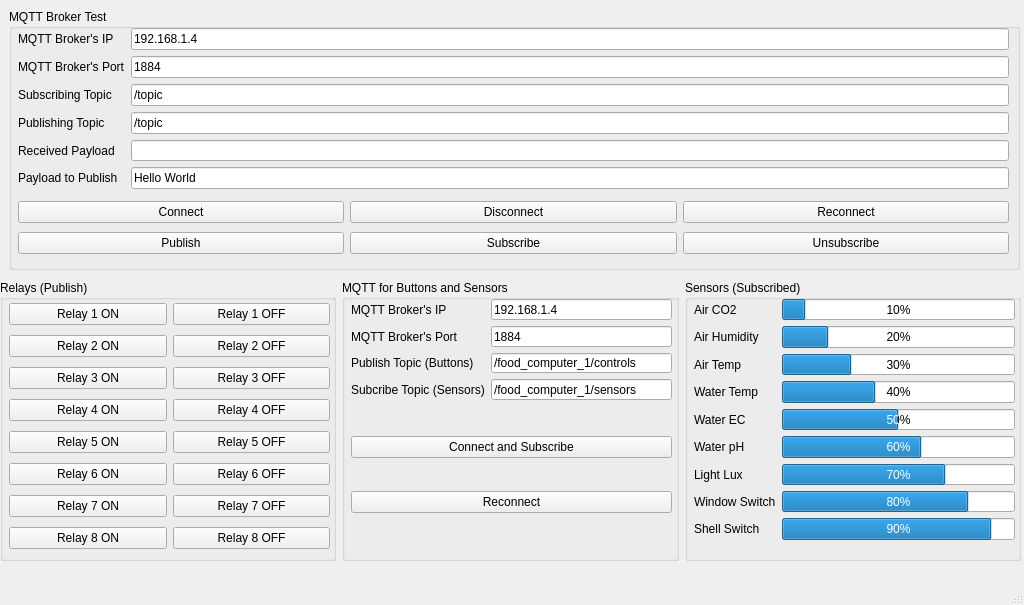
<?xml version="1.0" encoding="UTF-8"?>
<ui version="4.0">
 <class>MainWindow</class>
 <widget class="QMainWindow" name="MainWindow">
  <property name="geometry">
   <rect>
    <x>0</x>
    <y>0</y>
    <width>1024</width>
    <height>605</height>
   </rect>
  </property>
  <property name="sizePolicy">
   <sizepolicy hsizetype="Preferred" vsizetype="Preferred">
    <horstretch>0</horstretch>
    <verstretch>0</verstretch>
   </sizepolicy>
  </property>
  <property name="minimumSize">
   <size>
    <width>1024</width>
    <height>605</height>
   </size>
  </property>
  <property name="maximumSize">
   <size>
    <width>1024</width>
    <height>605</height>
   </size>
  </property>
  <property name="windowTitle">
   <string>Food Computer MQTT Test</string>
  </property>
  <property name="windowIcon">
   <iconset>
    <normaloff>leaf.png</normaloff>leaf.png</iconset>
  </property>
  <widget class="QWidget" name="centralwidget">
   <widget class="QWidget" name="horizontalLayoutWidget">
    <property name="geometry">
     <rect>
      <x>0</x>
      <y>280</y>
      <width>1021</width>
      <height>281</height>
     </rect>
    </property>
    <layout class="QHBoxLayout" name="horizontalLayout">
     <item>
      <widget class="QGroupBox" name="groupBox">
       <property name="title">
        <string>Relays (Publish)</string>
       </property>
       <widget class="QWidget" name="gridLayoutWidget">
        <property name="geometry">
         <rect>
          <x>9</x>
          <y>19</y>
          <width>321</width>
          <height>257</height>
         </rect>
        </property>
        <layout class="QGridLayout" name="gridLayout">
         <item row="4" column="0">
          <widget class="QPushButton" name="pushButton_5">
           <property name="text">
            <string>Relay 3 ON</string>
           </property>
          </widget>
         </item>
         <item row="8" column="1">
          <widget class="QPushButton" name="pushButton_14">
           <property name="text">
            <string>Relay 7 OFF</string>
           </property>
          </widget>
         </item>
         <item row="2" column="1">
          <widget class="QPushButton" name="pushButton_2">
           <property name="text">
            <string>Relay 1 OFF</string>
           </property>
          </widget>
         </item>
         <item row="5" column="1">
          <widget class="QPushButton" name="pushButton_8">
           <property name="text">
            <string>Relay 4 OFF</string>
           </property>
          </widget>
         </item>
         <item row="2" column="0">
          <widget class="QPushButton" name="pushButton_1">
           <property name="text">
            <string>Relay 1 ON</string>
           </property>
          </widget>
         </item>
         <item row="7" column="0">
          <widget class="QPushButton" name="pushButton_11">
           <property name="text">
            <string>Relay 6 ON</string>
           </property>
          </widget>
         </item>
         <item row="4" column="1">
          <widget class="QPushButton" name="pushButton_6">
           <property name="text">
            <string>Relay 3 OFF</string>
           </property>
          </widget>
         </item>
         <item row="8" column="0">
          <widget class="QPushButton" name="pushButton_13">
           <property name="text">
            <string>Relay 7 ON</string>
           </property>
          </widget>
         </item>
         <item row="3" column="0">
          <widget class="QPushButton" name="pushButton_3">
           <property name="text">
            <string>Relay 2 ON</string>
           </property>
          </widget>
         </item>
         <item row="6" column="0">
          <widget class="QPushButton" name="pushButton_9">
           <property name="text">
            <string>Relay 5 ON</string>
           </property>
          </widget>
         </item>
         <item row="3" column="1">
          <widget class="QPushButton" name="pushButton_4">
           <property name="text">
            <string>Relay 2 OFF</string>
           </property>
          </widget>
         </item>
         <item row="9" column="0">
          <widget class="QPushButton" name="pushButton_15">
           <property name="text">
            <string>Relay 8 ON</string>
           </property>
          </widget>
         </item>
         <item row="5" column="0">
          <widget class="QPushButton" name="pushButton_7">
           <property name="text">
            <string>Relay 4 ON</string>
           </property>
          </widget>
         </item>
         <item row="7" column="1">
          <widget class="QPushButton" name="pushButton_12">
           <property name="text">
            <string>Relay 6 OFF</string>
           </property>
          </widget>
         </item>
         <item row="6" column="1">
          <widget class="QPushButton" name="pushButton_10">
           <property name="text">
            <string>Relay 5 OFF</string>
           </property>
          </widget>
         </item>
         <item row="9" column="1">
          <widget class="QPushButton" name="pushButton_16">
           <property name="text">
            <string>Relay 8 OFF</string>
           </property>
          </widget>
         </item>
        </layout>
       </widget>
      </widget>
     </item>
     <item>
      <widget class="QGroupBox" name="groupBox_2">
       <property name="title">
        <string>MQTT for Buttons and Sensors</string>
       </property>
       <widget class="QWidget" name="formLayoutWidget_2">
        <property name="geometry">
         <rect>
          <x>9</x>
          <y>19</y>
          <width>321</width>
          <height>101</height>
         </rect>
        </property>
        <layout class="QFormLayout" name="formLayout_2">
         <property name="fieldGrowthPolicy">
          <enum>QFormLayout::AllNonFixedFieldsGrow</enum>
         </property>
         <item row="0" column="0">
          <widget class="QLabel" name="label_10">
           <property name="text">
            <string>MQTT Broker's IP</string>
           </property>
          </widget>
         </item>
         <item row="0" column="1">
          <widget class="QLineEdit" name="lineEdit_1">
           <property name="text">
            <string>192.168.1.4</string>
           </property>
          </widget>
         </item>
         <item row="1" column="0">
          <widget class="QLabel" name="label_11">
           <property name="text">
            <string>MQTT Broker's Port</string>
           </property>
          </widget>
         </item>
         <item row="1" column="1">
          <widget class="QLineEdit" name="lineEdit_2">
           <property name="text">
            <string>1884</string>
           </property>
          </widget>
         </item>
         <item row="2" column="1">
          <widget class="QLineEdit" name="lineEdit_3">
           <property name="text">
            <string>/food_computer_1/controls</string>
           </property>
          </widget>
         </item>
         <item row="3" column="0">
          <widget class="QLabel" name="label_13">
           <property name="text">
            <string>Subcribe Topic (Sensors)</string>
           </property>
          </widget>
         </item>
         <item row="3" column="1">
          <widget class="QLineEdit" name="lineEdit_4">
           <property name="text">
            <string>/food_computer_1/sensors</string>
           </property>
          </widget>
         </item>
         <item row="2" column="0">
          <widget class="QLabel" name="label_12">
           <property name="text">
            <string>Publish Topic (Buttons)</string>
           </property>
          </widget>
         </item>
        </layout>
       </widget>
       <widget class="QWidget" name="gridLayoutWidget_2">
        <property name="geometry">
         <rect>
          <x>9</x>
          <y>129</y>
          <width>321</width>
          <height>131</height>
         </rect>
        </property>
        <layout class="QGridLayout" name="gridLayout_2">
         <item row="1" column="0">
          <widget class="QPushButton" name="pushButton_17">
           <property name="text">
            <string>Connect and Subscribe</string>
           </property>
          </widget>
         </item>
         <item row="2" column="0">
          <widget class="QPushButton" name="pushButton_18">
           <property name="text">
            <string>Reconnect</string>
           </property>
          </widget>
         </item>
        </layout>
       </widget>
      </widget>
     </item>
     <item>
      <widget class="QGroupBox" name="groupBox_3">
       <property name="title">
        <string>Sensors (Subscribed)</string>
       </property>
       <widget class="QWidget" name="formLayoutWidget">
        <property name="geometry">
         <rect>
          <x>9</x>
          <y>19</y>
          <width>321</width>
          <height>241</height>
         </rect>
        </property>
        <layout class="QFormLayout" name="formLayout">
         <property name="fieldGrowthPolicy">
          <enum>QFormLayout::AllNonFixedFieldsGrow</enum>
         </property>
         <item row="0" column="0">
          <widget class="QLabel" name="label">
           <property name="text">
            <string>Air CO2</string>
           </property>
          </widget>
         </item>
         <item row="0" column="1">
          <widget class="QProgressBar" name="progressBar_1">
           <property name="value">
            <number>10</number>
           </property>
          </widget>
         </item>
         <item row="1" column="0">
          <widget class="QLabel" name="label_2">
           <property name="text">
            <string>Air Humidity</string>
           </property>
          </widget>
         </item>
         <item row="1" column="1">
          <widget class="QProgressBar" name="progressBar_2">
           <property name="value">
            <number>20</number>
           </property>
          </widget>
         </item>
         <item row="2" column="0">
          <widget class="QLabel" name="label_3">
           <property name="text">
            <string>Air Temp</string>
           </property>
          </widget>
         </item>
         <item row="2" column="1">
          <widget class="QProgressBar" name="progressBar_3">
           <property name="value">
            <number>30</number>
           </property>
          </widget>
         </item>
         <item row="3" column="0">
          <widget class="QLabel" name="label_4">
           <property name="text">
            <string>Water Temp</string>
           </property>
          </widget>
         </item>
         <item row="3" column="1">
          <widget class="QProgressBar" name="progressBar_4">
           <property name="value">
            <number>40</number>
           </property>
          </widget>
         </item>
         <item row="4" column="0">
          <widget class="QLabel" name="label_5">
           <property name="text">
            <string>Water EC</string>
           </property>
          </widget>
         </item>
         <item row="4" column="1">
          <widget class="QProgressBar" name="progressBar_5">
           <property name="value">
            <number>50</number>
           </property>
          </widget>
         </item>
         <item row="5" column="0">
          <widget class="QLabel" name="label_6">
           <property name="text">
            <string>Water pH</string>
           </property>
          </widget>
         </item>
         <item row="5" column="1">
          <widget class="QProgressBar" name="progressBar_6">
           <property name="value">
            <number>60</number>
           </property>
          </widget>
         </item>
         <item row="6" column="0">
          <widget class="QLabel" name="label_7">
           <property name="text">
            <string>Light Lux</string>
           </property>
          </widget>
         </item>
         <item row="6" column="1">
          <widget class="QProgressBar" name="progressBar_7">
           <property name="value">
            <number>70</number>
           </property>
          </widget>
         </item>
         <item row="7" column="0">
          <widget class="QLabel" name="label_8">
           <property name="text">
            <string>Window Switch</string>
           </property>
          </widget>
         </item>
         <item row="7" column="1">
          <widget class="QProgressBar" name="progressBar_8">
           <property name="value">
            <number>80</number>
           </property>
          </widget>
         </item>
         <item row="8" column="0">
          <widget class="QLabel" name="label_9">
           <property name="text">
            <string>Shell Switch</string>
           </property>
          </widget>
         </item>
         <item row="8" column="1">
          <widget class="QProgressBar" name="progressBar_9">
           <property name="value">
            <number>90</number>
           </property>
           <property name="textVisible">
            <bool>true</bool>
           </property>
           <property name="invertedAppearance">
            <bool>false</bool>
           </property>
           <property name="format">
            <string>%p%</string>
           </property>
          </widget>
         </item>
        </layout>
       </widget>
      </widget>
     </item>
    </layout>
   </widget>
   <widget class="QGroupBox" name="groupBox_4">
    <property name="geometry">
     <rect>
      <x>9</x>
      <y>9</y>
      <width>1011</width>
      <height>261</height>
     </rect>
    </property>
    <property name="title">
     <string>MQTT Broker Test</string>
    </property>
    <widget class="QWidget" name="formLayoutWidget_3">
     <property name="geometry">
      <rect>
       <x>9</x>
       <y>19</y>
       <width>991</width>
       <height>161</height>
      </rect>
     </property>
     <layout class="QFormLayout" name="formLayout_3">
      <item row="0" column="0">
       <widget class="QLabel" name="label_14">
        <property name="text">
         <string>MQTT Broker's IP</string>
        </property>
       </widget>
      </item>
      <item row="1" column="0">
       <widget class="QLabel" name="label_15">
        <property name="text">
         <string>MQTT Broker's Port</string>
        </property>
       </widget>
      </item>
      <item row="2" column="0">
       <widget class="QLabel" name="label_16">
        <property name="text">
         <string>Subscribing Topic</string>
        </property>
       </widget>
      </item>
      <item row="3" column="0">
       <widget class="QLabel" name="label_17">
        <property name="text">
         <string>Publishing Topic</string>
        </property>
       </widget>
      </item>
      <item row="4" column="0">
       <widget class="QLabel" name="label_18">
        <property name="text">
         <string>Received Payload</string>
        </property>
       </widget>
      </item>
      <item row="5" column="0">
       <widget class="QLabel" name="label_19">
        <property name="text">
         <string>Payload to Publish</string>
        </property>
       </widget>
      </item>
      <item row="0" column="1">
       <widget class="QLineEdit" name="lineEdit_5">
        <property name="text">
         <string>192.168.1.4</string>
        </property>
       </widget>
      </item>
      <item row="1" column="1">
       <widget class="QLineEdit" name="lineEdit_6">
        <property name="text">
         <string>1884</string>
        </property>
       </widget>
      </item>
      <item row="2" column="1">
       <widget class="QLineEdit" name="lineEdit_7">
        <property name="text">
         <string>/topic</string>
        </property>
       </widget>
      </item>
      <item row="3" column="1">
       <widget class="QLineEdit" name="lineEdit_8">
        <property name="text">
         <string>/topic</string>
        </property>
       </widget>
      </item>
      <item row="4" column="1">
       <widget class="QLineEdit" name="lineEdit_9"/>
      </item>
      <item row="5" column="1">
       <widget class="QLineEdit" name="lineEdit_10">
        <property name="text">
         <string>Hello World</string>
        </property>
       </widget>
      </item>
     </layout>
    </widget>
    <widget class="QWidget" name="gridLayoutWidget_3">
     <property name="geometry">
      <rect>
       <x>9</x>
       <y>189</y>
       <width>991</width>
       <height>61</height>
      </rect>
     </property>
     <layout class="QGridLayout" name="gridLayout_4">
      <item row="1" column="2">
       <widget class="QPushButton" name="pushButton_21">
        <property name="text">
         <string>Reconnect</string>
        </property>
       </widget>
      </item>
      <item row="1" column="0">
       <widget class="QPushButton" name="pushButton_19">
        <property name="text">
         <string>Connect</string>
        </property>
       </widget>
      </item>
      <item row="2" column="2">
       <widget class="QPushButton" name="pushButton_24">
        <property name="text">
         <string>Unsubscribe</string>
        </property>
       </widget>
      </item>
      <item row="2" column="0">
       <widget class="QPushButton" name="pushButton_22">
        <property name="text">
         <string>Publish</string>
        </property>
       </widget>
      </item>
      <item row="1" column="1">
       <widget class="QPushButton" name="pushButton_20">
        <property name="text">
         <string>Disconnect</string>
        </property>
       </widget>
      </item>
      <item row="2" column="1">
       <widget class="QPushButton" name="pushButton_23">
        <property name="text">
         <string>Subscribe</string>
        </property>
       </widget>
      </item>
     </layout>
    </widget>
   </widget>
  </widget>
  <widget class="QMenuBar" name="menubar">
   <property name="geometry">
    <rect>
     <x>0</x>
     <y>0</y>
     <width>1024</width>
     <height>21</height>
    </rect>
   </property>
  </widget>
  <widget class="QStatusBar" name="statusbar"/>
 </widget>
 <tabstops>
  <tabstop>lineEdit_5</tabstop>
  <tabstop>lineEdit_6</tabstop>
  <tabstop>lineEdit_7</tabstop>
  <tabstop>lineEdit_8</tabstop>
  <tabstop>lineEdit_9</tabstop>
  <tabstop>lineEdit_10</tabstop>
  <tabstop>pushButton_19</tabstop>
  <tabstop>pushButton_20</tabstop>
  <tabstop>pushButton_21</tabstop>
  <tabstop>pushButton_22</tabstop>
  <tabstop>pushButton_23</tabstop>
  <tabstop>pushButton_24</tabstop>
  <tabstop>pushButton_1</tabstop>
  <tabstop>pushButton_2</tabstop>
  <tabstop>pushButton_3</tabstop>
  <tabstop>pushButton_4</tabstop>
  <tabstop>pushButton_5</tabstop>
  <tabstop>pushButton_6</tabstop>
  <tabstop>pushButton_7</tabstop>
  <tabstop>pushButton_8</tabstop>
  <tabstop>pushButton_9</tabstop>
  <tabstop>pushButton_10</tabstop>
  <tabstop>pushButton_11</tabstop>
  <tabstop>pushButton_12</tabstop>
  <tabstop>pushButton_13</tabstop>
  <tabstop>pushButton_14</tabstop>
  <tabstop>pushButton_15</tabstop>
  <tabstop>pushButton_16</tabstop>
  <tabstop>lineEdit_1</tabstop>
  <tabstop>lineEdit_2</tabstop>
  <tabstop>lineEdit_3</tabstop>
  <tabstop>lineEdit_4</tabstop>
  <tabstop>pushButton_17</tabstop>
  <tabstop>pushButton_18</tabstop>
 </tabstops>
 <resources/>
 <connections/>
</ui>
